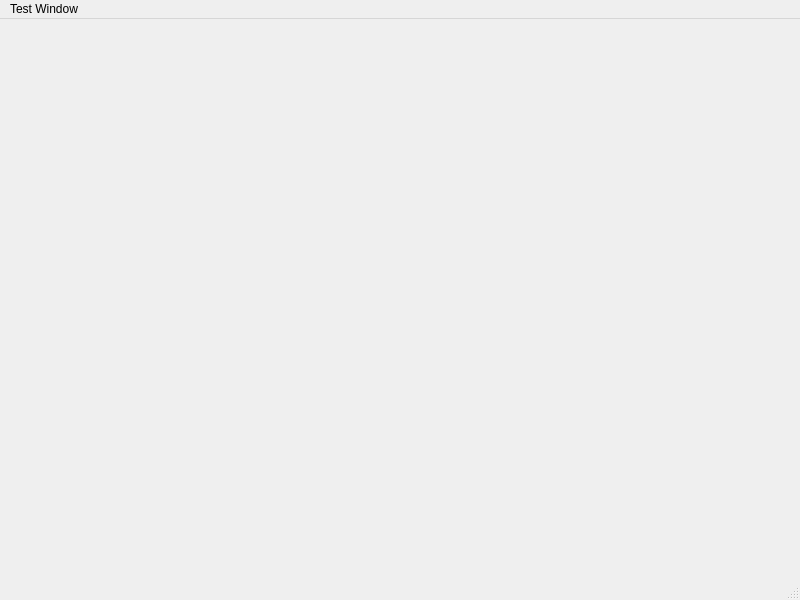
<?xml version="1.0" encoding="UTF-8"?>
<ui version="4.0">
 <class>MainWindow</class>
 <widget class="QMainWindow" name="MainWindow">
  <property name="geometry">
   <rect>
    <x>0</x>
    <y>0</y>
    <width>800</width>
    <height>600</height>
   </rect>
  </property>
  <property name="windowTitle">
   <string>MainWindow</string>
  </property>
  <widget class="QWidget" name="centralwidget"/>
  <widget class="QMenuBar" name="menubar">
   <property name="geometry">
    <rect>
     <x>0</x>
     <y>0</y>
     <width>800</width>
     <height>19</height>
    </rect>
   </property>
   <widget class="QMenu" name="menuTest_Window">
    <property name="title">
     <string>Test Window</string>
    </property>
   </widget>
   <addaction name="menuTest_Window"/>
  </widget>
  <widget class="QStatusBar" name="statusbar"/>
 </widget>
 <resources/>
 <connections/>
</ui>
